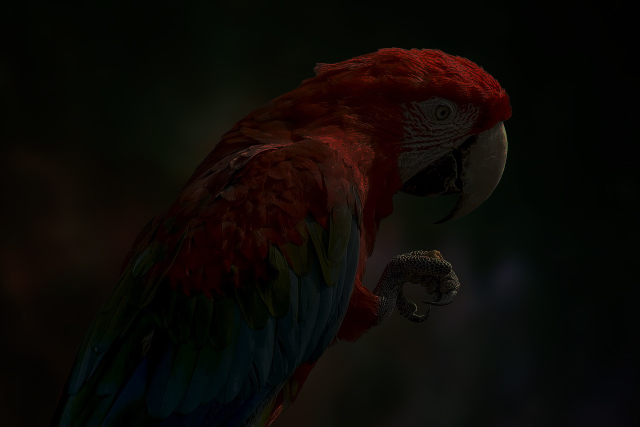
#> input picture parrot.jpg, 1280 x 853 px (shown at 1/2 size)
$ jupyter execute Histogram.ipynb
#> lines starting #> are read from the running program, lines starting #| are printed output that depends on the picture
# Ex. No: 03
## Histogram Equalization Using OpenCV (Grayscale & Color Images)

**Name :** Aaron I   **Reg. No :** 212223230002    **Slot No :** 25EV2130ct

### Write a Python program using OpenCV to perform histogram equalization on the given grayscale image **"parrot.jpg"**.

The program should:

- Import the required libraries (**OpenCV, NumPy, Matplotlib**).
- Read the image **"parrot.jpg"** in **grayscale** format.
- Display the grayscale image and plot its histogram.
- Perform **histogram equalization** on the grayscale image using `cv2.equalizeHist()` to enhance its contrast.
- Using Matplotlib, display the following in a **2 × 2 grid layout**:
  - Original Grayscale Image
  - Histogram of Original Image
  - Enhanced (Equalized) Image
  - Histogram of Enhanced Image

[cell 1]
# Import required libraries
import cv2
import matplotlib.pyplot as plt

[cell 2]
# Read the image in grayscale format
img_grayscale=cv2.imread("parrot.jpg", cv2.IMREAD_GRAYSCALE)
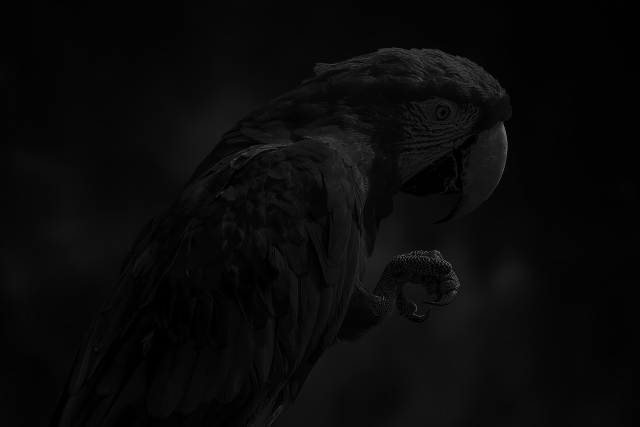
#> img_grayscale: shape (853, 1280) (shown at 1/2 size); min 0, max 132, mean 9.6

[cell 3]
# Display the grayscale image.
plt.imshow(img_grayscale,cmap="gray")

[cell 4]
# Plot the histogram of the grayscale image

grayHist = cv2.calcHist(img_grayscale, [0], None, [256], [0,256])
#> grayHist = 256 values, max 435 at index 4, min 0 at index 10, mean 5
# plt.figure(figsize=(10,10))
plt.hist(img_grayscale.ravel(), 256, range=[0,256])

plt.show()
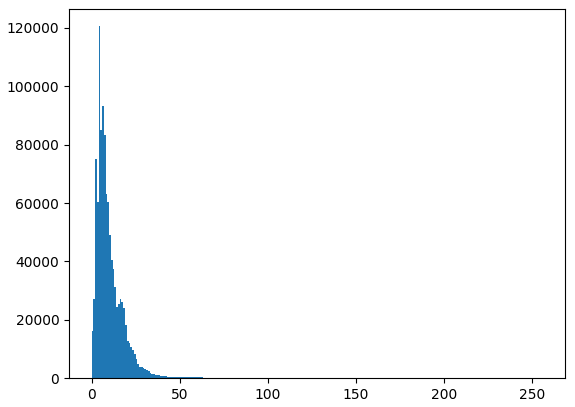
#> figure drawn by matplotlib, 1 panel; tallest bar 120586 high, from x = 4 to 5

[cell 5]
# Perform histogram equalization
hist_eq = cv2.equalizeHist(img_grayscale)
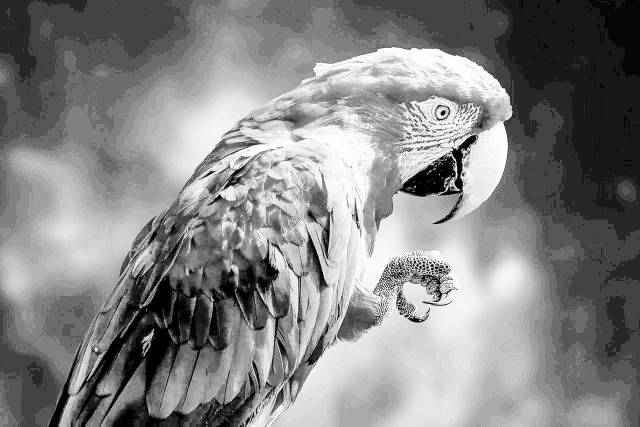
#> hist_eq: shape (853, 1280) (shown at 1/2 size); min 0, max 255, mean 132.6
plt.imshow(hist_eq, cmap="gray")

[cell 6]
# Display [1] the Original Image (Gray Image) and its Histogram, and [2] the Enhanced Image and its Histogram using a 2×2 layout in Matplotlib.
plt.figure(figsize=(12,8))


plt.subplot(221)
plt.imshow(img_grayscale,cmap="gray")
plt.title("Original Image")


plt.subplot(222)
plt.hist(img_grayscale.ravel(), 256, range=[0,256])
plt.title("Histogram of Original Image")

plt.subplot(223)
plt.imshow(hist_eq, cmap="gray")
plt.title("Enhanced Image")

plt.subplot(224)
plt.hist(hist_eq.ravel(), 256, range=[0,256])
plt.title("Histogram of Enhanced Image")
#> figure, not shown here; panel 2: tallest bar 120586 high, from x = 4 to 5; panel 4: tallest bar 120586 high, from x = 67 to 68

### Write a Python program using OpenCV to perform color image enhancement through histogram equalization in the HSV color space on the given image **"parrot.jpg"**.

The program should:

- Import the required libraries (**OpenCV, NumPy, Matplotlib**).
- Read the color image **"parrot.jpg"**.
- Plot the **histogram of the original color image** (use the **B, G, and R** channels).
- Convert the image from **BGR to HSV** color space.
- Apply **histogram equalization** to one specific channel to improve brightness and contrast using `cv2.equalizeHist()`.
- Convert the enhanced HSV image back to **BGR** format.
- Using Matplotlib, display the following in a **2 × 2 grid layout**:
  - Original Color Image
  - Histogram of Original Image (BGR channels)
  - Enhanced Color Image
  - Histogram of Enhanced Image (BGR channels)

[cell 7]
# Read the colorgiven parrot.jpg image.

parrot_bgr = cv2.imread("parrot.jpg")
#> parrot_bgr is the input picture: shape (853, 1280, 3); mean B, G, R 5.6, 9, 12.4
parrot_rgb = cv2.cvtColor(parrot_bgr, cv2.COLOR_BGRA2RGBA)

[cell 8]
# Plot the histogram of colour image

plt.hist(parrot_rgb.ravel(), 256, range=[0,256])
plt.show()
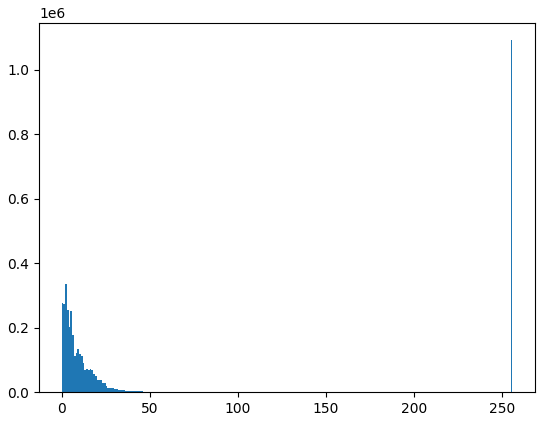
#> figure drawn by matplotlib, 1 panel; tallest bar 1091840 high, from x = 255 to 256

[cell 9]
# Convert to HSV.

parrot_hsv = cv2.cvtColor(parrot_rgb, cv2.COLOR_RGB2HSV)
#> parrot_hsv: shape (853, 1280, 3); mean H, S, V 42.1, 165.9, 14.5

[cell 10]
# Perform histogram equalization

H, S, V = cv2.split(parrot_hsv)
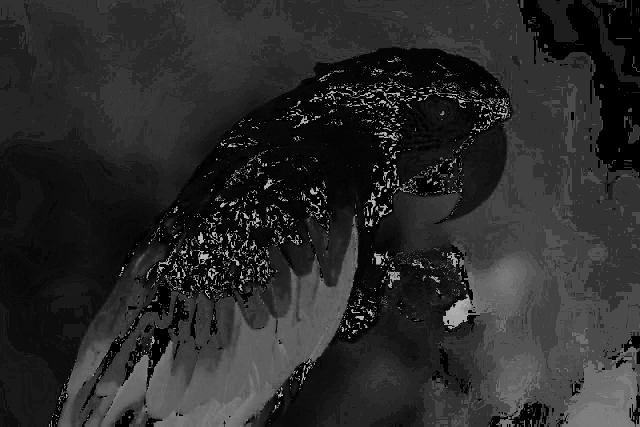
#> H: shape (853, 1280) (shown at 1/2 size); min 0, max 179, mean 42.1
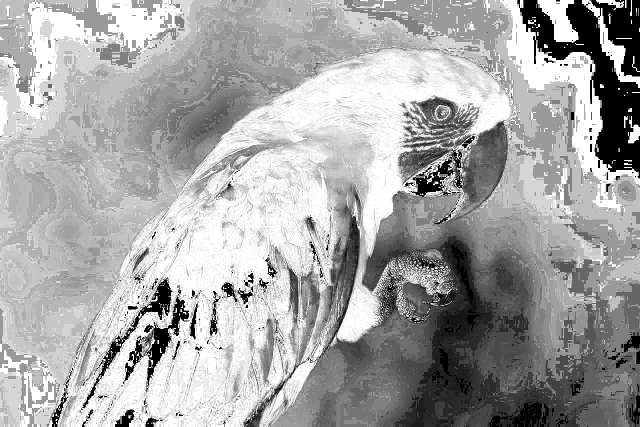
#> S: shape (853, 1280) (shown at 1/2 size); min 0, max 255, mean 165.9
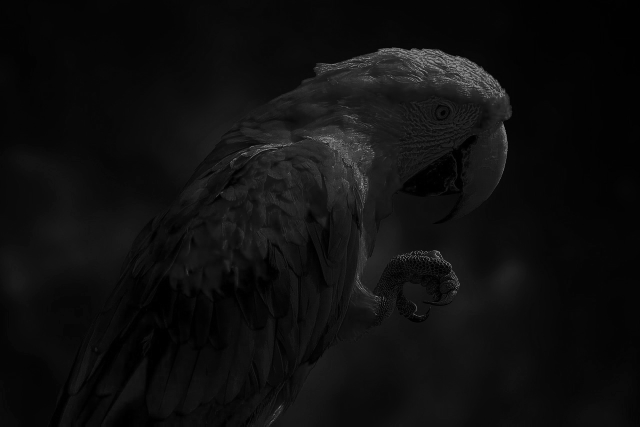
#> V: shape (853, 1280) (shown at 1/2 size); min 0, max 144, mean 14.5
hist_eq = cv2.equalizeHist(V)
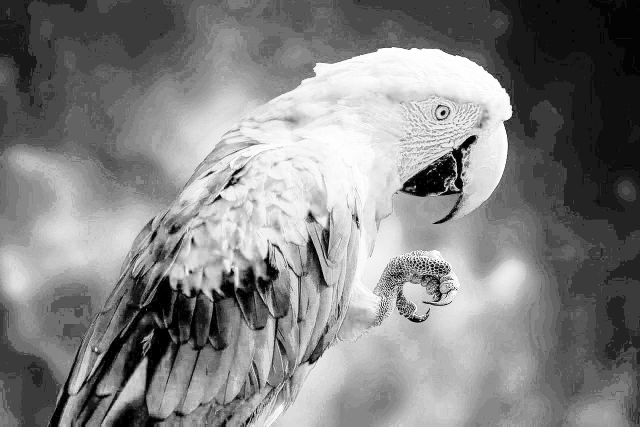
#> hist_eq: shape (853, 1280) (shown at 1/2 size); min 0, max 255, mean 131
hist_eq_hsv = cv2.merge((H, S, hist_eq))
#> hist_eq_hsv: shape (853, 1280, 3); mean H, S, V 42.1, 165.9, 131

[cell 11]
# Convert back to BGR format

hist_eq_bgr = cv2.cvtColor(hist_eq_hsv, cv2.COLOR_HSV2BGR)
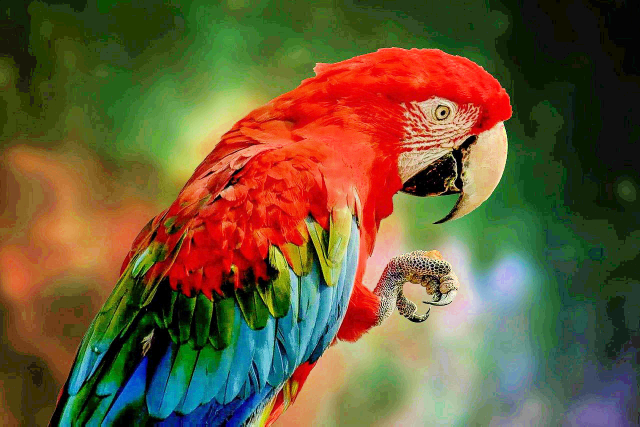
#> hist_eq_bgr: shape (853, 1280, 3) (shown at 1/2 size); mean B, G, R 55.1, 90.2, 106.1

[cell 12]
# Display

plt.imshow(cv2.cvtColor(hist_eq_bgr, cv2.COLOR_BGR2RGB))

[cell 13]
# Display [1] the Original Image (BGR Image) and its Histogram, and [2] the Enhanced Image and its Histogram using a 2×2 layout in Matplotlib.
plt.figure(figsize=(12,8))


plt.subplot(221)
plt.imshow(cv2.cvtColor(parrot_bgr, cv2.COLOR_BGR2RGB))
plt.title("Original Image")


plt.subplot(222)
plt.hist(parrot_bgr.ravel(), 256, range=[0,256])
plt.title("Histogram of Original Image")

plt.subplot(223)
plt.imshow(cv2.cvtColor(hist_eq_bgr, cv2.COLOR_BGR2RGB))
plt.title("Enhanced Image")

plt.subplot(224)
plt.hist(hist_eq_bgr.ravel(), 256, range=[0,256])
plt.title("Histogram of Enhanced Image")
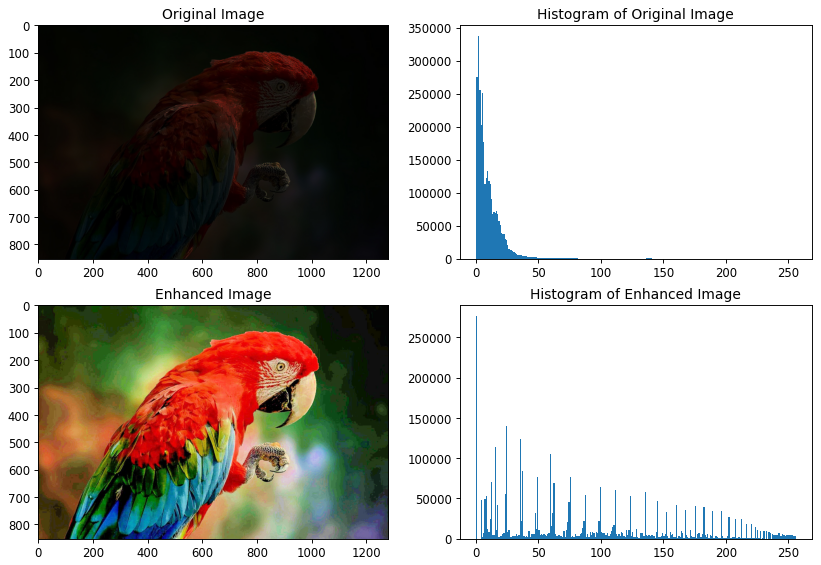
#> figure drawn by matplotlib, 4 panels; panel 2: tallest bar 336652 high, from x = 2 to 3; panel 4: tallest bar 275881 high, from x = 0 to 1
